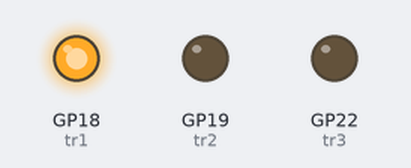
This program was run on a simulated Raspberry Pi Pico running MicroPython. Shown: output pins drawn as LEDs (lit = HIGH).

Above: at 0.1 s.
At 1.1 s:
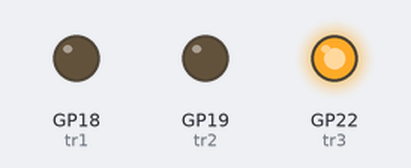
At 2.7 s:
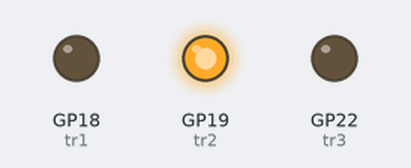
Timing chart, 0 to 3.0 s (numbered marks = the images above):
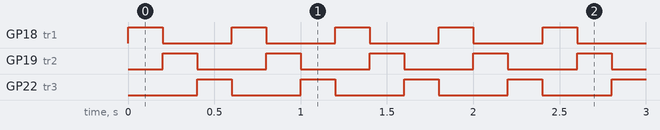

The program:

GP18_19_22_TROut.py
```python
from machine import Pin, Timer
import utime


tr1 = Pin(18, Pin.OUT)
tr2 = Pin(19, Pin.OUT)
tr3 = Pin(22, Pin.OUT)

"""
tim = Timer()
def tick(timer):
    tr1.toggle()
    tr2.toggle()
    tr3.toggle()

tim.init(freq=1, mode=Timer.PERIODIC, callback=tick)
"""

while True:
    tr1.value(1)
    utime.sleep(0.2)
    tr1.value(0)

    tr2.value(1)
    utime.sleep(0.2)
    tr2.value(0)

    tr3.value(1)
    utime.sleep(0.2)
    tr3.value(0)
```

Measured:
- by itself, GP18 (tr1), GP19 (tr2), GP22 (tr3): alternates HIGH for 0.20 s and LOW for 0.40 s
- by itself, everything shown: repeats every 0.60 s, in 3 steps
